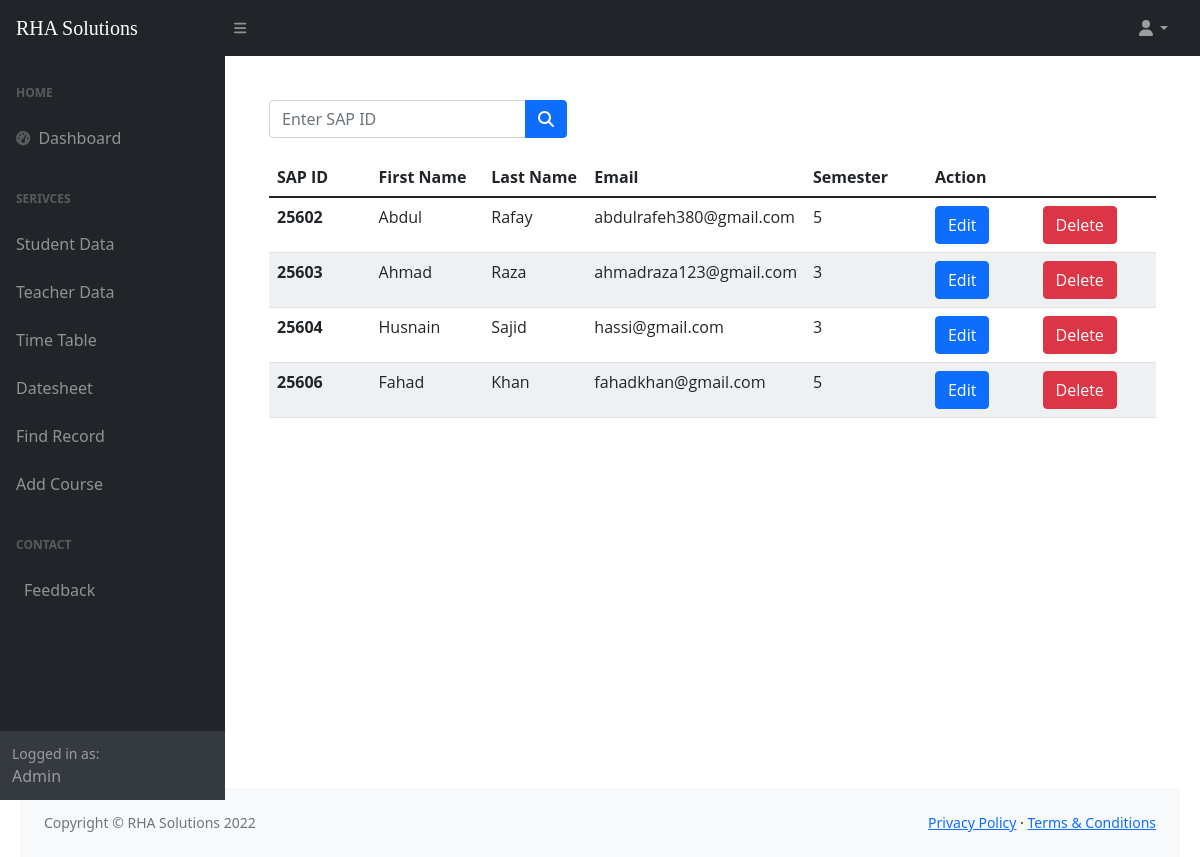
The app's page /student_list.php with its own data.
### tables this page shows
CREATE TABLE `std` (
  `fname` varchar(100) NOT NULL,
  `lname` varchar(100) NOT NULL,
  `sap_id` int(10) NOT NULL,
  `semester` varchar(5) NOT NULL,
  `email` varchar(100) NOT NULL
);

### student_list.php (the view, shortened to what this page needs)
<?php include 'connection.php' ?>
<!DOCTYPE html>
<html lang="en">
<head>
    <link href="https://cdn.jsdelivr.net/npm/simple-datatables@latest/dist/style.css" rel="stylesheet" />
    <link href="css/styles.css" rel="stylesheet" />
</head>
<body class="sb-nav-fixed">
    <nav class="sb-topnav navbar navbar-expand navbar-dark bg-dark">
        <a class="navbar-brand ps-3" href="index.html">RHA Solutions</a>
        <button class="btn btn-link btn-sm order-1 order-lg-0 me-4 me-lg-0" id="sidebarToggle" href="#!"><i class="fas fa-bars"></i></button>
        <ul class="navbar-nav ms-auto ms-md-0 me-3 me-lg-4">
            <li class="nav-item dropdown">
                <a class="nav-link dropdown-toggle" id="navbarDropdown" href="#" role="button" data-bs-toggle="dropdown" aria-expanded="false"><i class="fas fa-user fa-fw"></i></a>
            </li>
        </ul>
    </nav>
    <div id="layoutSidenav">
        <div id="layoutSidenav_nav">
            <nav class="sb-sidenav accordion sb-sidenav-dark" id="sidenavAccordion">
                <div class="sb-sidenav-menu">
                    <div class="nav">
                        <div class="sb-sidenav-menu-heading">Home</div>
                        <a class="nav-link" href="index.html">
                            <div class="sb-nav-link-icon"><i class="fas fa-tachometer-alt"></i></div>
                            Dashboard
                        </a>
                        <div class="sb-sidenav-menu-heading">Serivces</div>
                        <a class="nav-link collapsed" href="assign_course.php">
                            Student Data
                        </a>
                        <a class="nav-link collapsed" href="assign_course.php">
                            Teacher Data
                        </a>
                        <a class="nav-link collapsed" href="timetable.html">
                            Time Table
                        </a>
                        <a class="nav-link collapsed" href="datesheet.html">
                            Datesheet
                        </a>
                        <a class="nav-link collapsed" href="database.html">
                            Find Record
                        </a>
                        <a class="nav-link collapsed" href="courses.html">
                            Add Course
                        </a>
                        <div class="sb-sidenav-menu-heading">Contact</div>
                        <a class="nav-link" href="feedback.html">
                            Feedback
                        </a>
                    </div>
                </div>
                <div class="sb-sidenav-footer">
                    <div class="small">Logged in as:</div>
                    Admin
                </div>
            </nav>
        </div>
        <div id="layoutSidenav_content">
            <main>
                <div class="container-fluid px-4">
                    <form action="search.php" method="GET" class="d-none d-md-inline-block form-inline ms-auto me-0 me-md-3 my-2 my-md-0">
                        <div style="margin-bottom: 20px;" class="input-group">
                            <input class="form-control" name="search" value="" type="number" placeholder="Enter SAP ID" />
                            <button class="btn btn-primary" id="std-search" type="submit"> <i class="fas fa-search"></i></button>
                        </div>
                    </form>
                    <table class="table">
                        <thead class="thead-dark">
                            <tr>
                                <th scope="col">SAP ID</th>
                                <th scope="col">First Name</th>
                                <th scope="col">Last Name</th>
                                <th scope="col">Email</th>
                                <th scope="col">Semester</th>
                                <th scope="col" colspan="2">Action</th>
                            </tr>
                        </thead>
                        <tbody>
                            <?php
                            $query = "SELECT * FROM  std";
                            $data = mysqli_query($conn, $query);
                            $res = mysqli_num_rows($data);
                            if ($res) {
                                while ($row = mysqli_fetch_array($data)) {
                            ?>
                                    <tr>
                                        <th scope="row"><?php echo $row['sap_id']; ?></th>
                                        <td><?php echo $row['fname']; ?></td>
                                        <td><?php echo $row['lname']; ?></td>
                                        <td><?php echo $row['email']; ?></td>
                                        <td><?php echo $row['semester']; ?></td>
                                        <td> <button type="button" class="btn btn-primary"><a style="color: white; text-decoration: none;" href="edit_student.php?sap_id=<?php echo $row['sap_id']; ?>">Edit</a></button></td>
                                        <td> <button type="button" class="btn btn-danger"> <a style="color: white; text-decoration: none;" onclick="return confirm('Are you sure, you want to delete?')" href="delete_student.php?sap_id=<?php echo $row['sap_id']; ?>">Delete</a></td>
                                    </tr>
                                <?php
                                }
                            } else {
                                ?>
                                <tr>
                                    <td>No Data Found</td>
                                </tr>
                            <?php
                            }
                            ?>
                        </tbody>
                    </table>
                </div>
        </div>
    </div>
    <footer class="py-4 bg-light mt-auto">
        <div class="container-fluid px-4">
            <div class="d-flex align-items-center justify-content-between small">
                <div class="text-muted">Copyright &copy; RHA Solutions 2022</div>
                <div>
                    <a href="#">Privacy Policy</a>
                    &middot;
                    <a href="#">Terms &amp; Conditions</a>
                </div>
            </div>
        </div>
    </footer>
</body>
</html>

### records on screen
std: sap_id "25602", fname "Abdul", lname "Rafay", email "abdulrafeh380@gmail.com", semester "5"
std: sap_id "25603", fname "Ahmad", lname "Raza", email "ahmadraza123@gmail.com", semester "3"
std: sap_id "25604", fname "Husnain", lname "Sajid", email "hassi@gmail.com", semester "3"
std: sap_id "25606", fname "Fahad", lname "Khan", email "fahadkhan@gmail.com", semester "5"
